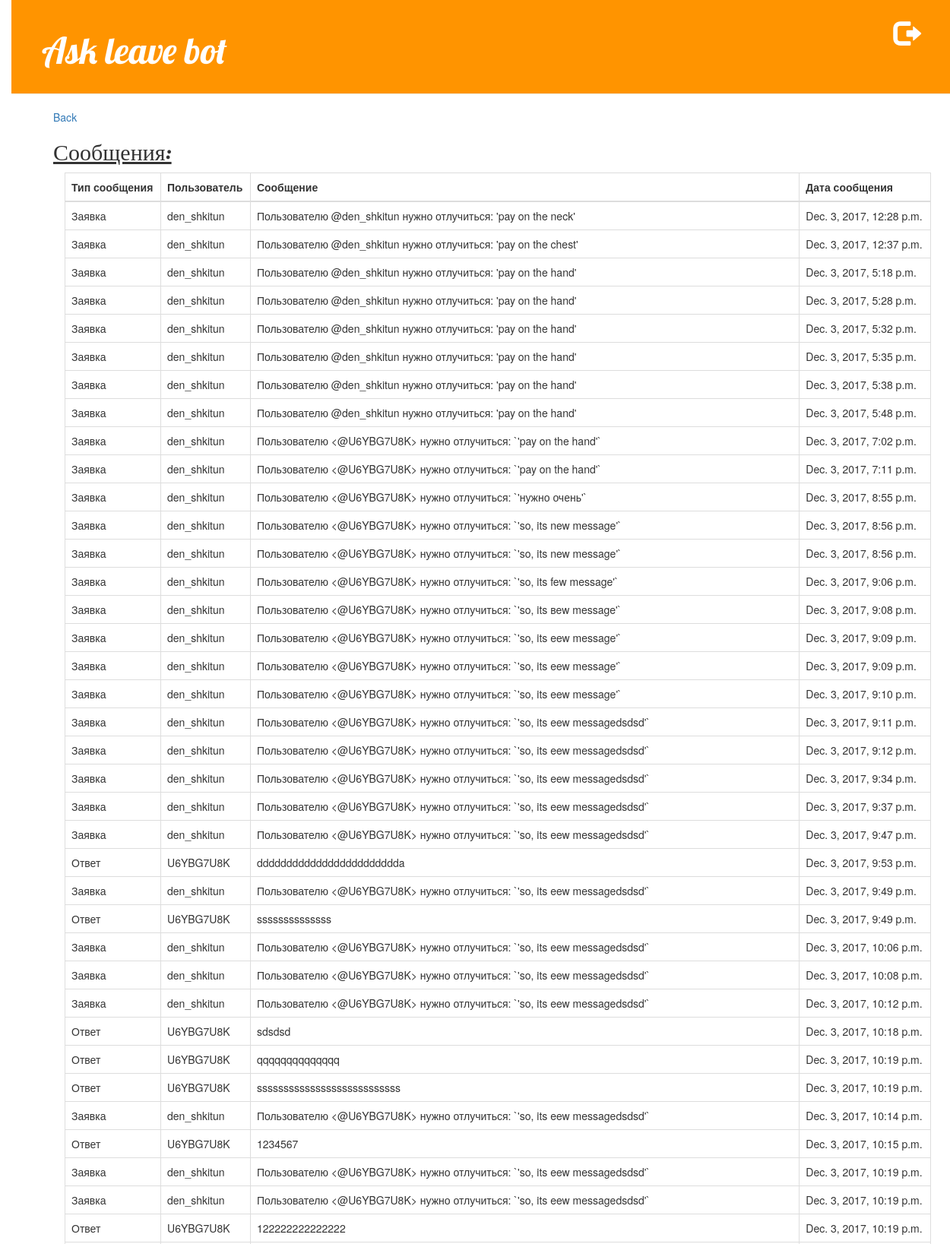
The app's page /statistic/T6XKWB5ED (signed in, upper part) with its own data.
### slackbot/models.py (models this page shows, shortened)
class Message(models.Model):
    ts = models.CharField(max_length=100)
    text = models.TextField(max_length=2000)
    user_id = models.CharField(max_length=50)
    channel = models.CharField(max_length=100)
    user_name = models.CharField(max_length=100)
    workspace = models.CharField(max_length=100)
    date = models.DateTimeField(auto_now_add=True)

class Comment(models.Model):
    message = models.ForeignKey(Message, on_delete=models.CASCADE)
    ts= models.CharField(max_length=100)
    text= models.TextField(max_length=2000)
    user_id= models.CharField(max_length=100)
    date = models.DateTimeField(auto_now_add=True)

### slackbot/views.py (the view)
# urls.py: url(r'^statistic/(?P<slug>[-_\w\d]+)$', views.statistic, name='Statistic'),
def statistic(request,slug):
    messages = Message.objects.filter(workspace=slug)
    threads = Comment.objects.all()
    return render(request, 'slackbot/statistic.html', {'messages':messages, 'comments':threads})

### slackbot/templates/slackbot/statistic.html (shortened to what this page needs)
{% extends 'base.html' %}
{% load staticfiles %}
{% block content %}
    <p><a href="/">Back</a></p>
	<h2><u>Сообщения:</u></h2>
	<div class="container">
	<table class="table table-bordered">
		    <thead>
      <tr>
        <th>Тип сообщения</th>
        <th>Пользователь</th>
        <th>Сообщение</th>
        <th>Дата сообщения</th>
      </tr>
    </thead>
	<tbody>
		{% for item in messages%}
		<tr>
            <td>Заявка</td>
			<td> {{item.user_name }} </td>
			<td> {{item.text }} </td>
			<td> {{item.date }} </td>
		</tr>
        {% for thread in comments%}
                    {% if thread.message == item %}
                <tr>
                    <td>Ответ</td>
                    <td> {{thread.user_id }} </td>
                    <td> {{thread.text }} </td>
                    <td> {{thread.date }} </td>
                </tr>
                    {% endif %}
        {% endfor %}
	    {% endfor %}
    </tbody>
	</table>
	</div>
{% endblock %}

### slackbot/static/css/stylesheets.css (style rules this page uses)
body { padding-left: 15px; }
h1, h2, h3, h4 { font-family: 'Lobster', cursive; }

### records on screen
Message: user_name "den_shkitun", text "Пользователю @den_shkitun нужно отлучиться: 'pay on the neck'", date "Dec. 3, 2017, 12:28 p.m."
Message: user_name "den_shkitun", text "Пользователю @den_shkitun нужно отлучиться: 'pay on the chest'", date "Dec. 3, 2017, 12:37 p.m."
Message: user_name "den_shkitun", text "Пользователю @den_shkitun нужно отлучиться: 'pay on the hand'", date "Dec. 3, 2017, 5:18 p.m."
Message: user_name "den_shkitun", text "Пользователю @den_shkitun нужно отлучиться: 'pay on the hand'", date "Dec. 3, 2017, 5:28 p.m."
Message: user_name "den_shkitun", text "Пользователю @den_shkitun нужно отлучиться: 'pay on the hand'", date "Dec. 3, 2017, 5:32 p.m."
Message: user_name "den_shkitun", text "Пользователю @den_shkitun нужно отлучиться: 'pay on the hand'", date "Dec. 3, 2017, 5:35 p.m."
Message: user_name "den_shkitun", text "Пользователю @den_shkitun нужно отлучиться: 'pay on the hand'", date "Dec. 3, 2017, 5:38 p.m."
Message: user_name "den_shkitun", text "Пользователю @den_shkitun нужно отлучиться: 'pay on the hand'", date "Dec. 3, 2017, 5:48 p.m."
Message: user_name "den_shkitun", text "Пользователю <@U6YBG7U8K> нужно отлучиться: `'pay on the hand'`", date "Dec. 3, 2017, 7:02 p.m."
Message: user_name "den_shkitun", text "Пользователю <@U6YBG7U8K> нужно отлучиться: `'pay on the hand'`", date "Dec. 3, 2017, 7:11 p.m."
Message: user_name "den_shkitun", text "Пользователю <@U6YBG7U8K> нужно отлучиться: `'нужно очень'`", date "Dec. 3, 2017, 8:55 p.m."
Message: user_name "den_shkitun", text "Пользователю <@U6YBG7U8K> нужно отлучиться: `'so, its new message'`", date "Dec. 3, 2017, 8:56 p.m."
Message: user_name "den_shkitun", text "Пользователю <@U6YBG7U8K> нужно отлучиться: `'so, its new message'`", date "Dec. 3, 2017, 8:56 p.m."
Message: user_name "den_shkitun", text "Пользователю <@U6YBG7U8K> нужно отлучиться: `'so, its few message'`", date "Dec. 3, 2017, 9:06 p.m."
Message: user_name "den_shkitun", text "Пользователю <@U6YBG7U8K> нужно отлучиться: `'so, its вew message'`", date "Dec. 3, 2017, 9:08 p.m."
Message: user_name "den_shkitun", text "Пользователю <@U6YBG7U8K> нужно отлучиться: `'so, its eew message'`", date "Dec. 3, 2017, 9:09 p.m."
Message: user_name "den_shkitun", text "Пользователю <@U6YBG7U8K> нужно отлучиться: `'so, its eew message'`", date "Dec. 3, 2017, 9:09 p.m."
Message: user_name "den_shkitun", text "Пользователю <@U6YBG7U8K> нужно отлучиться: `'so, its eew message'`", date "Dec. 3, 2017, 9:10 p.m."
Message: user_name "den_shkitun", text "Пользователю <@U6YBG7U8K> нужно отлучиться: `'so, its eew messagedsdsd'`", date "Dec. 3, 2017, 9:11 p.m."
Message: user_name "den_shkitun", text "Пользователю <@U6YBG7U8K> нужно отлучиться: `'so, its eew messagedsdsd'`", date "Dec. 3, 2017, 9:12 p.m."
Message: user_name "den_shkitun", text "Пользователю <@U6YBG7U8K> нужно отлучиться: `'so, its eew messagedsdsd'`", date "Dec. 3, 2017, 9:34 p.m."
Message: user_name "den_shkitun", text "Пользователю <@U6YBG7U8K> нужно отлучиться: `'so, its eew messagedsdsd'`", date "Dec. 3, 2017, 9:37 p.m."
Message: user_name "den_shkitun", text "Пользователю <@U6YBG7U8K> нужно отлучиться: `'so, its eew messagedsdsd'`", date "Dec. 3, 2017, 9:47 p.m."
Comment: user_id "U6YBG7U8K", text "dddddddddddddddddddddddda", date "Dec. 3, 2017, 9:53 p.m."
Message: user_name "den_shkitun", text "Пользователю <@U6YBG7U8K> нужно отлучиться: `'so, its eew messagedsdsd'`", date "Dec. 3, 2017, 9:49 p.m."
Comment: user_id "U6YBG7U8K", text "ssssssssssssss", date "Dec. 3, 2017, 9:49 p.m."
Message: user_name "den_shkitun", text "Пользователю <@U6YBG7U8K> нужно отлучиться: `'so, its eew messagedsdsd'`", date "Dec. 3, 2017, 10:06 p.m."
Message: user_name "den_shkitun", text "Пользователю <@U6YBG7U8K> нужно отлучиться: `'so, its eew messagedsdsd'`", date "Dec. 3, 2017, 10:08 p.m."
Message: user_name "den_shkitun", text "Пользователю <@U6YBG7U8K> нужно отлучиться: `'so, its eew messagedsdsd'`", date "Dec. 3, 2017, 10:12 p.m."
Comment: user_id "U6YBG7U8K", text "sdsdsd", date "Dec. 3, 2017, 10:18 p.m."
Comment: user_id "U6YBG7U8K", text "qqqqqqqqqqqqqq", date "Dec. 3, 2017, 10:19 p.m."
Comment: user_id "U6YBG7U8K", text "sssssssssssssssssssssssssss", date "Dec. 3, 2017, 10:19 p.m."
Message: user_name "den_shkitun", text "Пользователю <@U6YBG7U8K> нужно отлучиться: `'so, its eew messagedsdsd'`", date "Dec. 3, 2017, 10:14 p.m."
Comment: user_id "U6YBG7U8K", text "1234567", date "Dec. 3, 2017, 10:15 p.m."
Message: user_name "den_shkitun", text "Пользователю <@U6YBG7U8K> нужно отлучиться: `'so, its eew messagedsdsd'`", date "Dec. 3, 2017, 10:19 p.m."
Message: user_name "den_shkitun", text "Пользователю <@U6YBG7U8K> нужно отлучиться: `'so, its eew messagedsdsd'`", date "Dec. 3, 2017, 10:19 p.m."
Comment: user_id "U6YBG7U8K", text "122222222222222", date "Dec. 3, 2017, 10:19 p.m."
